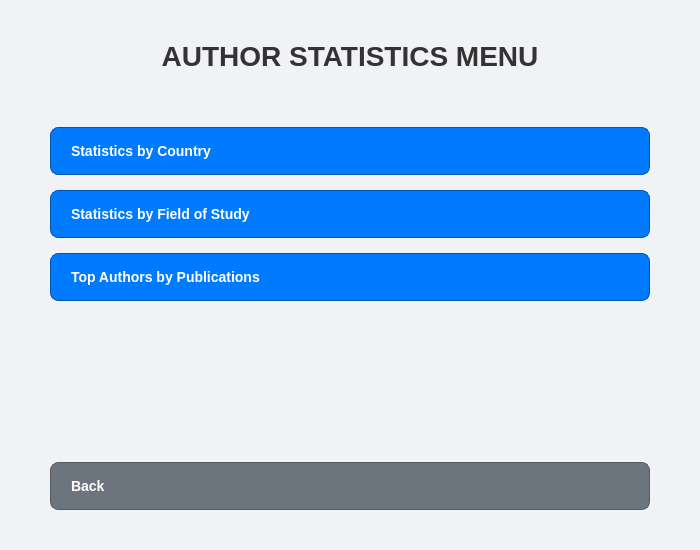
<?xml version="1.0" encoding="UTF-8"?>
<ui version="4.0">
 <class>AuthorStatisticsWidget</class>
 <widget class="QWidget" name="AuthorStatisticsWidget">
  <property name="geometry">
   <rect>
    <x>0</x>
    <y>0</y>
    <width>700</width>
    <height>550</height>
   </rect>
  </property>
  <property name="windowTitle">
   <string>Author Statistics</string>
  </property>
  <property name="styleSheet">
   <string notr="true">/* --- Nền chung --- */
QWidget#AuthorStatisticsWidget {
    background-color: #f0f2f5;
    font-family: Arial, sans-serif;
}
/* --- Tiêu đề --- */
QLabel#titleLabel {
    color: #333333;
    font-size: 28px;
    font-weight: bold;
    padding-bottom: 20px;
}
/* --- Các nút bấm chức năng --- */
QPushButton {
    background-color: #007bff; /* Màu xanh */
    color: white;
    border: 1px solid #0056b3;
    border-radius: 8px;
    padding: 15px 20px;
    font-size: 14px;
    font-weight: 600;
    text-align: left;
    icon-size: 24px 24px;
    qproperty-iconPadding: 10px;
}
QPushButton:hover {
    background-color: #0056b3;
}
/* --- Nút "Back" --- */
QPushButton#backButton {
    background-color: #6c757d; /* Màu xám */
    border-color: #545b62;
}
QPushButton#backButton:hover {
    background-color: #545b62;
}</string>
  </property>
  <layout class="QVBoxLayout" name="verticalLayout">
   <property name="spacing">
    <number>15</number>
   </property>
   <property name="leftMargin">
    <number>50</number>
   </property>
   <property name="topMargin">
    <number>40</number>
   </property>
   <property name="rightMargin">
    <number>50</number>
   </property>
   <property name="bottomMargin">
    <number>40</number>
   </property>
   <item>
    <widget class="QLabel" name="titleLabel">
     <property name="text">
      <string>AUTHOR STATISTICS MENU</string>
     </property>
     <property name="alignment">
      <set>Qt::AlignCenter</set>
     </property>
    </widget>
   </item>
   <item>
    <spacer name="verticalSpacer_Top">
     <property name="orientation">
      <enum>Qt::Vertical</enum>
     </property>
     <property name="sizeType">
      <enum>QSizePolicy::Fixed</enum>
     </property>
     <property name="sizeHint" stdset="0">
      <size>
       <width>20</width>
       <height>20</height>
      </size>
     </property>
    </spacer>
   </item>
   <item>
    <widget class="QPushButton" name="statsByCountryButton">
     <property name="text">
      <string>Statistics by Country</string>
     </property>
     <property name="icon">
      <iconset resource="../../resources/icons.qrc">
       <normaloff>:/icons/stats_country.png</normaloff> </iconset>
     </property>
    </widget>
   </item>
   <item>
    <widget class="QPushButton" name="statsByFieldButton">
     <property name="text">
      <string>Statistics by Field of Study</string>
     </property>
     <property name="icon">
      <iconset resource="../../resources/icons.qrc">
       <normaloff>:/icons/stats_field.png</normaloff> </iconset>
     </property>
    </widget>
   </item>
   <item>
    <widget class="QPushButton" name="topAuthorsButton">
     <property name="text">
      <string>Top Authors by Publications</string>
     </property>
     <property name="icon">
      <iconset resource="../../resources/icons.qrc">
       <normaloff>:/icons/stats_top.png</normaloff> </iconset>
     </property>
    </widget>
   </item>
   <item>
    <spacer name="verticalSpacer_Bottom">
     <property name="orientation">
      <enum>Qt::Vertical</enum>
     </property>
     <property name="sizeHint" stdset="0">
      <size>
       <width>20</width>
       <height>40</height>
      </size>
     </property>
    </spacer>
   </item>
   <item>
    <widget class="QPushButton" name="backButton">
     <property name="text">
      <string>Back</string>
     </property>
     <property name="icon">
      <iconset resource="../../resources/icons.qrc">
       <normaloff>:/icons/back.png</normaloff> </iconset>
     </property>
    </widget>
   </item>
  </layout>
 </widget>
 <resources>
  <include location="../../resources/icons.qrc"/>
 </resources>
 <connections/>
</ui>
